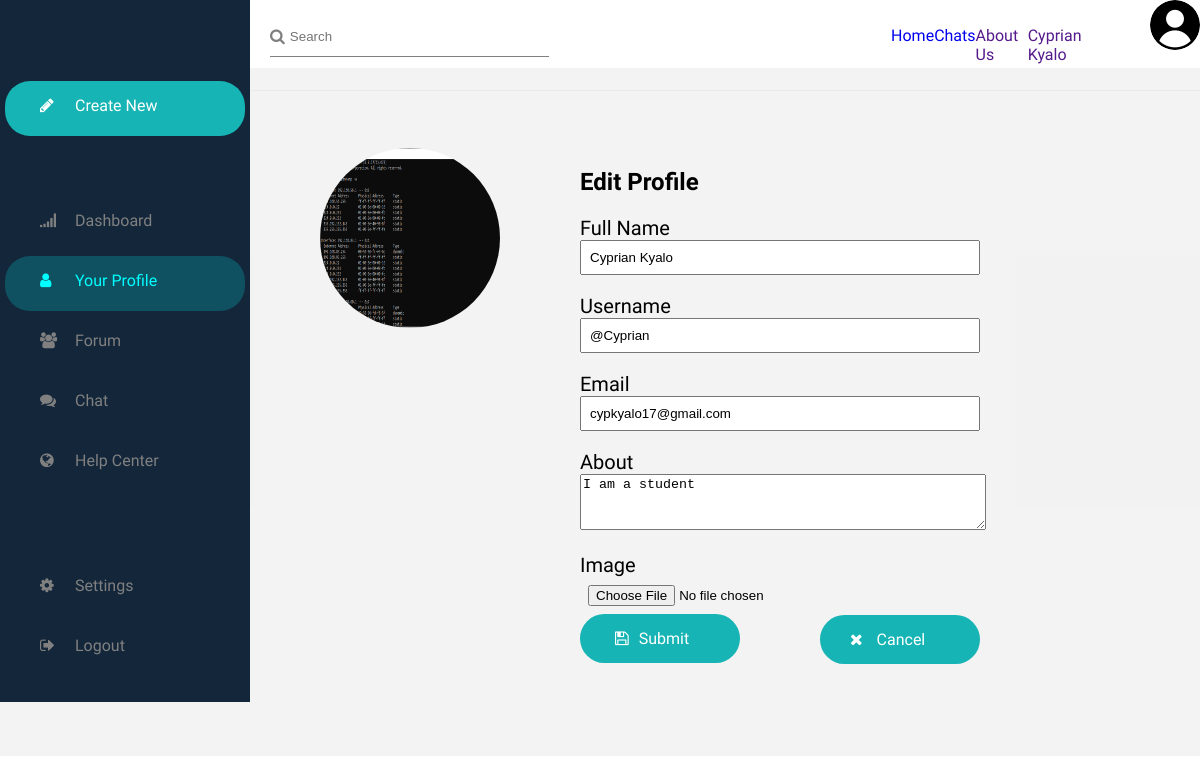
/Forum/User/edit-profile.php (signed in), run on the app's committed database.
### tables this page shows
CREATE TABLE `users` (
  `user_id` int(11) NOT NULL,
  `full_name` text NOT NULL,
  `user_name` text NOT NULL,
  `user_email` text NOT NULL,
  `user_password` text NOT NULL,
  `user_about` text NOT NULL,
  `user_image` text NOT NULL,
  `date_created` timestamp NOT NULL DEFAULT current_timestamp() ON UPDATE current_timestamp(),
  `user_type` text NOT NULL DEFAULT 'User'
);

### Forum/User/edit-profile.php (the view, shortened to what this page needs)
<!DOCTYPE html>
<html>
<head>
    <link rel="stylesheet" href="../../assets/css/style.css">
    <link rel="stylesheet" href="https://stackpath.bootstrapcdn.com/font-awesome/4.7.0/css/font-awesome.min.css">
</head>
<body>
    <div class="container">
        <div class="side-nav-bar">
            <ul class="chat-side-nav">
              <a href="#exampleModal-4" data-toggle="modal" data-target="#exampleModal-4" data-whatever="@fat" id="create-user"><li id="create-chat"><i class="fa fa-pencil side-nav" aria-hidden="true" ></i>Create New</li></a>
                <li class="side-links"><a href="dashboard.php"><i class="fa fa-signal side-nav" aria-hidden="true"></i>Dashboard</a></li>
                <li class="side-links" style="background-color: rgba(0, 255, 255, 0.2);"><a href="profile.php" style="color: #00ffff;"><i class="fa fa-user side-nav" aria-hidden="true"></i>Your Profile</a></li>
                <li class="side-links"><a href="forum.php"><i class="fa fa-users side-nav" aria-hidden="true"></i>Forum</a></li>
                <li class="side-links"><a href="chat.php"><i class="fa fa-comments side-nav" aria-hidden="true"></i>Chat</a></li>
                <li class="side-links"><a href="help_center.php"><i class="fa fa-globe side-nav" aria-hidden="true"></i>Help Center</a></li>
                <li class="side-links cog"><a href=""><i class="fa fa-cog side-nav" aria-hidden="true"></i>Settings</a></li>
                <li class="side-links"><a href="../../src/auth/test_auth.php?logout='1"><i class="fa fa-sign-out side-nav" aria-hidden="true"></i>Logout</a></li>
            </ul>
      </div>
    <div class="main" style="width: 83%;">
  <?php include 'top_nav.php'; ?>
</div>
</div>
    <?php
        $link = connect();
        $uid = $_SESSION['user_id'];
        $query = "SELECT * FROM users WHERE user_id = '$uid'";
        $result = mysqli_query($link, $query);
        $row = mysqli_fetch_array($result);
    ?>
    <div class="content">
        <div class="pic-section">
            <img src="../../assets/images/<?php echo $row['user_image']?>">
        </div>
        <div class="profile-info">
            <h2>Edit Profile</h2>
            <form action="../../src/auth/server_auth.php" method="post" id="form-profile" enctype="multipart/form-data">
                <label>Full Name</label><br>
                <input type="text" name="full_name" required value="<?php echo $row['full_name']; ?>" ><br>
                <br><label>Username</label><br>
                <input type="text" name="user_name" required value="<?php echo $row['user_name']; ?>"><br>
                <br><label>Email</label><br>
                <input type="email" name="email" required value="<?php echo $row['user_email']; ?>"><br>
                <br>
                    <label id="about">About</label><br>
                    <textarea name="about" style="width: 100%; height: 50px;"><?php echo $row['user_about']; ?></textarea>
                <br><br>
                <label>Image</label>
                <input type="file" name="img">
                <div onClick='submitDetailsForm()' style="border-radius: 50px; cursor: pointer; background-color: rgba(22, 180, 180); width: 120px; padding-top: 15px; padding-bottom: 15px; padding-left: 35px; padding-right: 5px;">
                                <i class="fa fa-floppy-o" aria-hidden="true" style="color: white;"></i><a style="text-decoration: none; margin-left: 10px; color: white;">Submit</a>
                </div>
                <div style="border-radius: 50px; background-color: rgba(22, 180, 180); cursor: pointer; width: 120px; padding-top: 15px; padding-bottom: 15px; padding-left: 30px; padding-right: 10px; margin-top: -3rem; margin-left: 15rem;">
                                <i class="fa fa-times" aria-hidden="true" style="color: white;"></i> <a href="profile.php" style="text-decoration: none; margin-left: 10px; color: white;">Cancel</a>
                </div>
            </form>
        </div>
    </div>
</body>
</html>

### assets/css/style.css (style rules this page uses)
body { margin: auto; font-family: 'Josefin Sans', sans-serif; }
.container { height: 710px; }
a { text-decoration: none; }
.container, .top-nav, .chat-area { display: flex; }
.side-links { border-radius: 25px; padding-top: 15px; margin-bottom: 5px; }
.side-links a { color: gray; }
.side-nav-bar { width: 250px; background-color: #13263a; position: fixed; }
.chat-side-nav { list-style: none; padding: 5px; }
.side-nav { width: 25px; margin-right: 10px; margin-bottom: 25px; padding-left: 35px; height: 14px; }
#create-chat { margin-top: 60px; margin-bottom: 60px; border-radius: 25px; padding-top: 15px; background-color: rgba(22, 180, 180); color: white; }
.cog { margin-top: 70px; }
.main { height: 710px; margin-left: 250px; }
.content { display: flex; background-color: rgb(192,192,192, 0.2); height: 688px; margin-top: -40.1rem; }
.content .pic-section { margin-left: 20rem; margin-top: 5rem; }
.content .pic-section img { border-radius: 50%; height: 180px; width: 180px; }
.content .profile-info { margin-left: 5rem; margin-top: 5rem; }
.content .profile-info input { padding: 8px; width: 95%; }
.content .profile-info label { font-size: 20px; }

### data on the page
users: user_image (picture), full_name "Cyprian Kyalo", user_name "@Cyprian", email "cypkyalo17@gmail.com", about "I am a student"

### other printed values
$_SESSION['username'] "Cyprian Kyalo"
